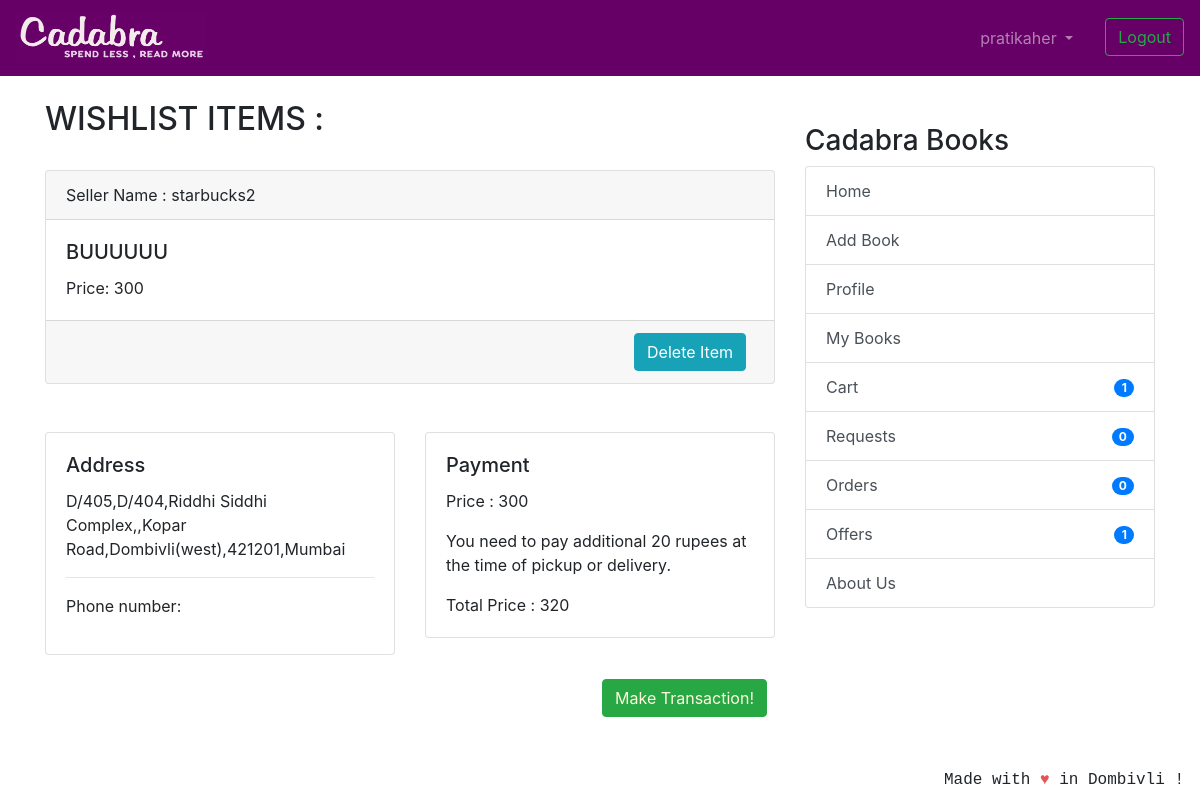
The page /cartitems/cart/ (signed in) on the database its author committed.
### coreapp/models.py (models this page shows, shortened)
class Book(models.Model):
    user = models.ForeignKey(User, on_delete=models.CASCADE, null=True)
    book_name = models.CharField(
        max_length=100, help_text="We only deal with original books with ISBN codes, pirated books will not be accepted.")
    author_name = models.CharField(max_length=100, blank=True, null=True)
    description = models.CharField(max_length=2000, blank=True, null=True)
    image = models.ImageField('Book Image', null=True,
                              blank=True, upload_to="book_images/")
    price = models.IntegerField(
        null=True, blank=True, help_text="We would be deducting 20 rupees from item price for delivery purposes.")
    sell_or_exchange = models.CharField(
        max_length=100, choices=BUY_OR_EXCHANGE, default='Exchange', help_text="By adding items to exchange you can make requests to other users for exchange.")
    condition = models.CharField(
        max_length=100, choices=CONITION_CHOICES, default='Acceptable')
    created_at = models.DateTimeField(auto_now_add=True)
    image_url = models.CharField(max_length=500,blank=True,null=True)
    class Meta:
        verbose_name = 'Book'
        verbose_name_plural = 'Books'

class ShippingAddress(models.Model):
    profile = models.OneToOneField(
        Profile, on_delete=models.CASCADE, related_name='address')
    phone_regex = RegexValidator(
        regex=r'^\+?1?\d{10,15}$', message="Phone number must be entered in the format: '+9999999999'. Up to 15 digits allowed.")
    phone_number = models.CharField(
        validators=[phone_regex], max_length=17)
    flatnumber = models.CharField("Flat Number", max_length=100)
    address1 = models.CharField("Address line 1", max_length=500,)
    address2 = models.CharField(
        "Address line 2", max_length=500, blank=True, null=True)
    zip_code = models.CharField(
        max_length=100, choices=ZIP_CHOICES, default='421202', help_text="We only operate in these locations for now!")
    city = models.CharField("City", max_length=100,)
    class Meta:
        verbose_name = "Shipping Address"
        verbose_name_plural = "Shipping Addresses"
    def __str__(self):
        return "{},{},{},{},{}".format(self.flatnumber, self.address1, self.address2, self.zip_code, self.city)

### cart/views.py (the view, shortened to what this page needs)
# urls.py: path('cart/', views.cart_list_entries_view, name='cart_items'),
@login_required
def cart_list_entries_view(request):
    orders = Order.objects.get(owner=request.user.profile)
    address_form = ShippingAddressForm(
        request.POST, instance=request.user.profile.address)
    user_address = get_object_or_404(
        ShippingAddress, profile=request.user.profile)
    orderitems = Order.objects.get(owner=request.user.profile)
    orders = orderitems.get_cart_items()
    total_price = Order.objects.filter(
        owner=request.user.profile).aggregate(Sum('items__price'))
    total_price = (list(total_price.values())[0])
    if request.method == 'POST' and 'updateadd' in request.POST:
        if address_form.is_valid():
            address_form.save()
            messages.success(request, ('Address successfully updated!'))
            return redirect('cart:cart_items')
    context = {'orders': orders, 'address': user_address,
               'address_form': address_form, 'total_price': total_price}
    return render(request, 'cart_list_entries.html', context)

### coreapp/models.py (called while the page is built)
    def get_cart_items(self):
        return self.items.all()

### nofapapp/context_processors.py (called while the page is built)
def add_variable_to_context(request):
    if request.user.id:
        orderitems = Order.objects.get(owner=request.user.profile)
        return {
            'requestscount': Requests.objects.filter(requester=request.user).count(),
            'offercount' : Requests.objects.filter(offerrer=request.user).count(),
            'orderscount': Transaction.objects.filter(Q(offerrer=request.user) | Q(requester=request.user)).count()+FinalBuyOrder.objects.filter(user=request.user).count(),
            'cartitemscount': orderitems.items.count(),
            'addresscheck': get_object_or_404(ShippingAddress, profile=get_object_or_404(Profile, user=request.user)).address1,
            }
    else:
        return {}

### templates/cart_list_entries.html (shortened to what this page needs)
{% extends 'base.html' %}
{% load crispy_forms_tags %}
{% block content %}
{% if orders %}
<h2>WISHLIST ITEMS :</h2>
<br/>
{% for book in orders %}
<div class="card text-left">
    <div class="card-header">
                <p class="card-text">Seller Name : {{ book.user }}</p>
    </div>
    <div class="card-body">
        <h5 class="card-title">{{ book.book_name }}</h5>
        <p class="card-text">Price: {{ book.price }}</p>
    </div>
    <div class="card-footer text-mutxed">
        <a href="{% url 'cart:delete_item' book.id %}" class="mr-2 btn btn-info float-right">Delete Item</a>
    </div>
</div>
{% endfor %}
<br />
<div class="row">
    <div class="col-sm-6">
        <div class="card">
            <div class="card-body">
                <h5 class="card-title">Address</h5>
                {% if address.address1 != "" %}
                {{ address }}
                <hr />
                <p>Phone number: {{ address.phone_number }}</p>
                {% endif %}
            </div>
        </div>
    </div>
    <div class="col-sm-6">
        <div class="card">
            <div class="card-body">
                <h5 class="card-title">Payment</h5>
                 <p>Price : {{ total_price }}</p>
                <p class="card-text">You need to pay additional 20 rupees at the time of pickup or delivery.</p>
                <p class="card-text"> Total Price : {{ total_price | add:20 }} </p>
            </div>
        </div>
    </div>
</div>
<br/>
{% if address.address1 == "" %}
<button class="mr-2 mb-2 btn btn-success float-right disabled" style="color: cornsilk" data-toggle="modal" data-target="#confirmselection">Make
    Transaction!</button>
{% else %}
<button class="mr-2 mb-2 btn btn-success float-right" style="color: cornsilk" data-toggle="modal" data-target="#confirmselection">Make
    Transaction!</button>
{% endif %}
{% endif %}
{% endblock %}

### templates/base.html (shortened to what this page needs)
{% load static %}
<!doctype html>
<html lang="en">
  <head>
    <link rel="stylesheet" href="https://stackpath.bootstrapcdn.com/bootstrap/4.2.1/css/bootstrap.min.css"
>
  </head>
  <body>
    <header class="site-header">
<nav class="navbar navbar-expand-lg navbar-dark" style="background-color: #660066;">
  <a class="navbar-brand" href="{% url 'coreapp:list_entries' %}">
      <img src="{% static 'img/cadabra.png' %}" alt="Logo" style="width:190px;height:50px" >
    </a>
  <div class="collapse navbar-collapse" id="navbarSupportedContent">
    <ul class="navbar-nav ml-auto">
      {% if user.is_authenticated %}
      <li class="nav-item dropdown">
        <a class="nav-link dropdown-toggle mr-3" href="#" id="navbarDropdown" role="button" data-toggle="dropdown"
          aria-haspopup="true" aria-expanded="false">
          {{ user.username }}
        </a>
      </li>
      <li><a class="btn btn-outline-success ml-2 my-2 my-sm-0" href="{% url 'logout'%}">Logout</a></li>
        {% else %}
      <li><a href="{% url 'login' %}" class="btn btn-outline-success">Login</a></li>
      <li><a href="{% url 'coreapp:signup' %}" class="btn btn-primary ml-2">Sign up</a></li>
      {% endif %}
    </ul>
  </div>
</nav>
  </header>
  <br/>
    <div class="container">
      <div class="row justify-content-center">
        <div class="col-8">
          {% block content %}
          {% endblock %}
        </div>
        {% if user.is_authenticated %}
                <div class="col-md-4">
                  <div class="content-section">
                    <br/>
                    <h3>Cadabra Books</h3>
                      <ul class="list-group">
                        <a class="list-group-item list-group-item-action" href="{% url 'coreapp:list_entries' %}" > Home </a>
                        <a class="list-group-item list-group-item-action" href="{% url 'coreapp:new_entry' %}" > Add Book</a>
                        <a class="list-group-item list-group-item-action" href="{% url 'coreapp:profile' %}" >Profile</a>
                        <a class="list-group-item list-group-item-action" href="{% url 'coreapp:userbooks' %}" >My Books</a>
                        <a class="list-group-item list-group-item-action" href="{% url 'cart:cart_items' %}" >Cart<span class="badge badge-primary badge-pill float-right mt-1">{{ cartitemscount }}</span> </a>
                        <a class="list-group-item list-group-item-action" href="{% url 'transaction:requests_view' %}" >Requests<span class="badge badge-primary badge-pill float-right mt-1">{{ requestscount }}</span></a>
                        <a class="list-group-item list-group-item-action" href="{% url 'transaction:orders_view' %}" >Orders <span class="badge badge-primary badge-pill float-right mt-1">{{ orderscount }}</span></a>
                        <a class="list-group-item list-group-item-action" href="{% url 'transaction:offers_view' %}" >Offers <span class="badge badge-primary badge-pill float-right mt-1">{{ offercount }}</span></a>
                        <a class="list-group-item list-group-item-action" href="{% url 'coreapp:aboutus' %}">About Us</a>
                      </ul>
                      <br/>
                  </div>
                </div>
                {% endif %}
      </div>
    </div>
<footer class="site-footer mr-3 mb-2" style="position:fixed;right:0;bottom:0;font-family: 'Courier';font-style: bold;">
  Made with <span style="color: #e25555;">&hearts;</span> in Dombivli !
</footer>
</body>
</html>

### rows shown on the page
Book: user "starbucks2", book_name "BUUUUUU", price "300"
ShippingAddress: flatnumber+address1+address2 "D/405,D/404,Riddhi Siddhi Complex,,Kopar Road,Dombivli(west),421201,Mumbai"

### other values the page prints
{{ user.username }} "pratikaher"
{{ total_price }} "300"
{{ total_price | add:20 }} "320"
{{ cartitemscount }} "1"
{{ requestscount }} "0"
{{ orderscount }} "0"
{{ offercount }} "1"
